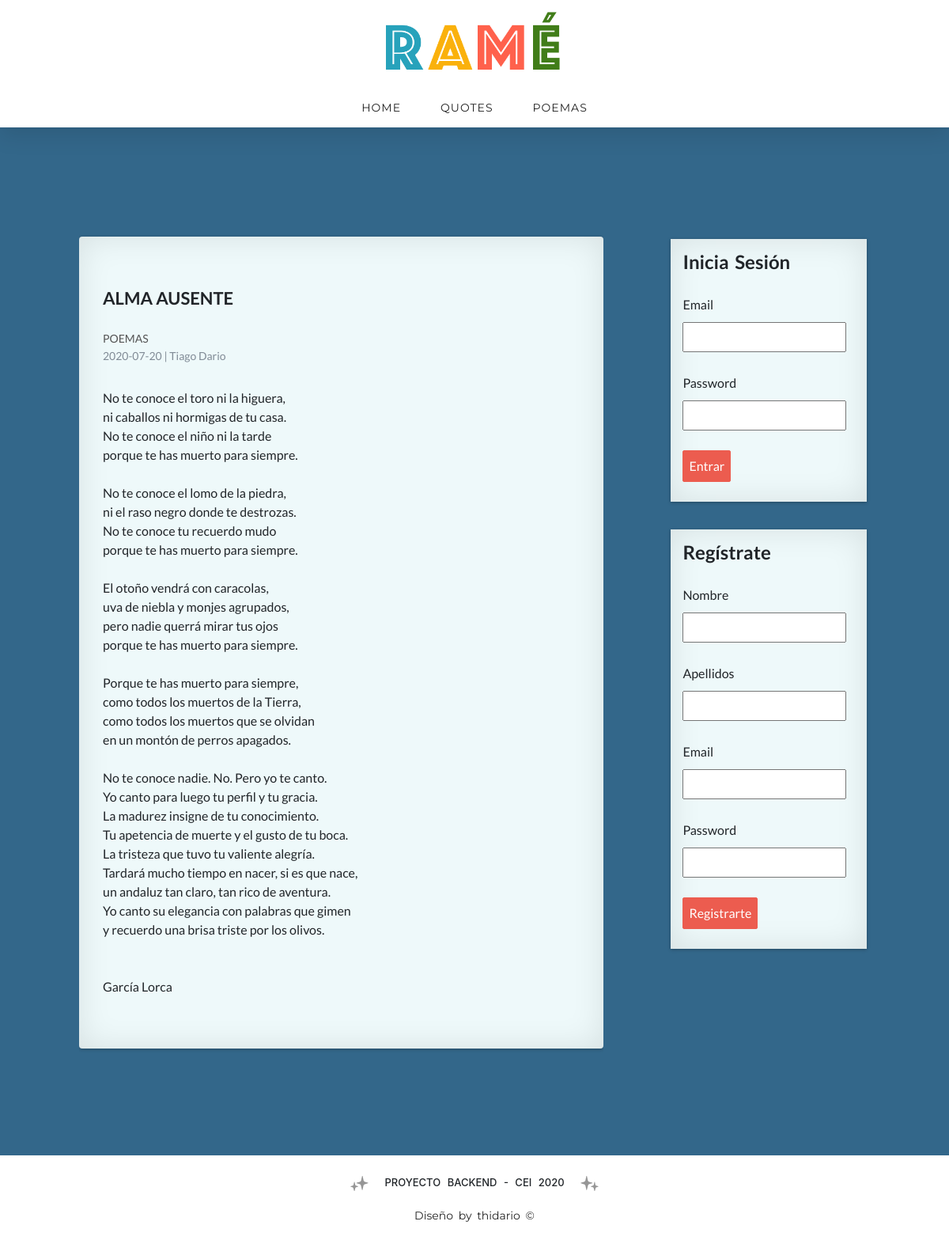
The app's page /post-detail.php?id=18 with its own data.
### tables this page shows
CREATE TABLE `categories` (
  `id` int(255) NOT NULL,
  `name` varchar(100) DEFAULT NULL
);

CREATE TABLE `posts` (
  `id` int(255) NOT NULL,
  `user_id` int(255) NOT NULL,
  `category_id` int(255) NOT NULL,
  `title` varchar(255) NOT NULL,
  `description` mediumtext,
  `date` date NOT NULL
);

### includes/helpers.php (called while the page is built, shortened)
<?php
function getCategories($conexion){
    $sql = "SELECT * FROM categories ORDER BY id ASC;";
    $categories = mysqli_query($conexion, $sql);
    $result = array();
    if($categories && mysqli_num_rows($categories) >= 1){
        $result = $categories;
    }
    return $result;
}
function getPost($conexion, $id){
    $sql = "SELECT p.*, c.name AS 'category', CONCAT(u.name, ' ', u.lastname) AS 'user' FROM posts p INNER JOIN categories c ON p.category_id = c.id INNER JOIN users u ON p.user_id = u.id WHERE p.id = $id";
    $post = mysqli_query($conexion, $sql);
    $result = array();
    if($post && mysqli_num_rows($post) >= 1){
        $result = mysqli_fetch_assoc($post);
    }
    return $result;
}
?>

### post-detail.php (the view, shortened to what this page needs)
<?php require_once 'includes/conexion.php'; ?>
    <?php require_once 'includes/helpers.php'; ?>
    <?php
        $post_current = getPost($conexion, $_GET['id']);
    ?>
    <?php require_once 'includes/header.php' ?>
    <?php require_once 'includes/sidebar.php' ?>
    <div id="main-post">
        <div class="block-post">
        <article class="post">
        <h2><?=$post_current['title']?></h2>
        <a href="category.php?id=<?=$post_current['category_id']?>">
            <h3><?=$post_current['category']?></h3>
        </a>
        <span class="date" style="color: #808B96;"><?=$post_current['date']?> | <?=$post_current['user']?></span>
        <p><?=$post_current['description']?></p>
        </article>
        </div>
    </div>
    <?php require_once 'includes/footer.php' ?>

### includes/header.php (shortened to what this page needs)
<?php require_once 'conexion.php' ?>
<?php require_once 'includes/helpers.php'; ?>
<!DOCTYPE html>
<html lang="en">
<head>
    <link rel="stylesheet" href="assets/css/style.css">
    <link rel="stylesheet" href="assets/css/bootstrap.css">
</head>
<body>
    <header id="header" style="background-position: center 0px;">
            <a class="logo" href="index.php"><img src="assets/img/logo01.png" alt="logo"></a>
        <nav id="nav">
            <ul>
                <li><a href="index.php">Home</a></li>
                <?php $categories = getCategories($conexion); ?>
                <?php if(!empty($categories)): ?>
                    <?php while($category = mysqli_fetch_assoc($categories)): ?>
                        <li><a href="category.php?id=<?=$category['id'] ?>"><?=$category['name'] ?> </a></li>
                    <?php endwhile; ?>
                <?php endif; ?>
            </ul>
        </nav>
    </header>
    <div id="container">

### assets/css/style.css (style rules this page uses)
* { margin: 0px; padding: 0px; text-decoration: none; box-sizing: border-box; }
body { font-family: "Lato", "Helvetica Neue", Helvetica, Arial, sans-serif; font-size: 16px; font-weight: 400; line-height: 26px; color: #303030; background-color: #33678A !important; }
#header { width: 100%; position: fixed; text-align: center; background-color: #fff; top: 0; right: 0; left: 0; z-index: 1030; box-shadow: 0px 10px 27px 0px rgba(0, 0, 0, 0.1); -webkit-box-shadow: 0px 10px 27px 0px rgba(0, 0, 0, 0.1); -moz-box-shadow: 0px 10px 27px 0px rgba(0, 0, 0, 0.1); }
#header .logo { padding: 15px 0 0; display: block; }
#header .logo img { width: 230px; }
#nav a { display: block; padding-left: 25px; padding-right: 25px; font-family: 'Montserrat', sans-serif; text-decoration: none; text-transform: uppercase; letter-spacing: 1px; font-size: 14px; font-weight: 400; color: #222222; }
.date { color: #4e4e4e; margin-top:5px; font-size: 14px; }
#nav { height: 50px; text-align: center; }
#nav ul { list-style: none; display: inline-block; }
#nav ul li { float: left; margin-top: 15px; }
#container { width: 85%; height: auto; min-height: 600px; margin: 0px auto; margin-top: 100px; margin-bottom: 100px; padding-top: 140px; }
#main-post a { color: #FFF; }
#main h2, #main-post h2 { font-size: 22px; font-weight: 700; margin-top: 15px; margin-bottom: 2px; }
#main-post h3 { font-size: 14px; font-weight: 400; color: #545454; padding-top: 10px; margin-top: 20px; margin-bottom: 0; text-transform: uppercase; }
#main-post p { margin-top: 20px; padding-top: 10px; }
.block-post { margin-bottom: 25px; padding: 50px 30px; border-radius: 4px; background-color: #EEF9FA; box-shadow:0 1px 4px rgba(0, 0, 0, 0.3), 0 0 40px rgba(0, 0, 0, 0.1) inset; }
#main-post { float: left; width: 65%; min-height: 572px; background: #33678A; font-family: "Lato", "Helvetica Neue", Helvetica, Arial, sans-serif; margin: 20px 10px 0px 10px; padding: 39px 0px 10px 0px; overflow: hidden; position: relative; }

### records on screen
categories: name "QUOTES"
categories: name "POEMAS"
posts: title "ALMA AUSENTE", category.name "POEMAS", date "2020-07-20", description "No te conoce el toro ni la higuera, ni caballos ni hormigas de tu casa. No te conoce el niño ni la tarde porque te has muerto para siempre. No te conoce el lomo de la piedra, ni el raso negro donde te destrozas. No te conoce tu recuerdo mudo porque te has muerto para siempre. El otoño vendrá con caracolas, uva de niebla y monjes agrupados, pero nadie querrá mirar tus ojos porque te has muerto para siempre. Porque te has muerto para siempre, como todos los muertos de la Tierra, como todos los muertos que se olvidan en un montón de perros apagados. No te conoce nadie. No. Pero yo te canto. Yo canto para luego tu perfil y tu gracia. La madurez insigne de tu conocimiento. Tu apetencia de muerte…"

### other values on screen
$post_current['user'] "Tiago Dario"
